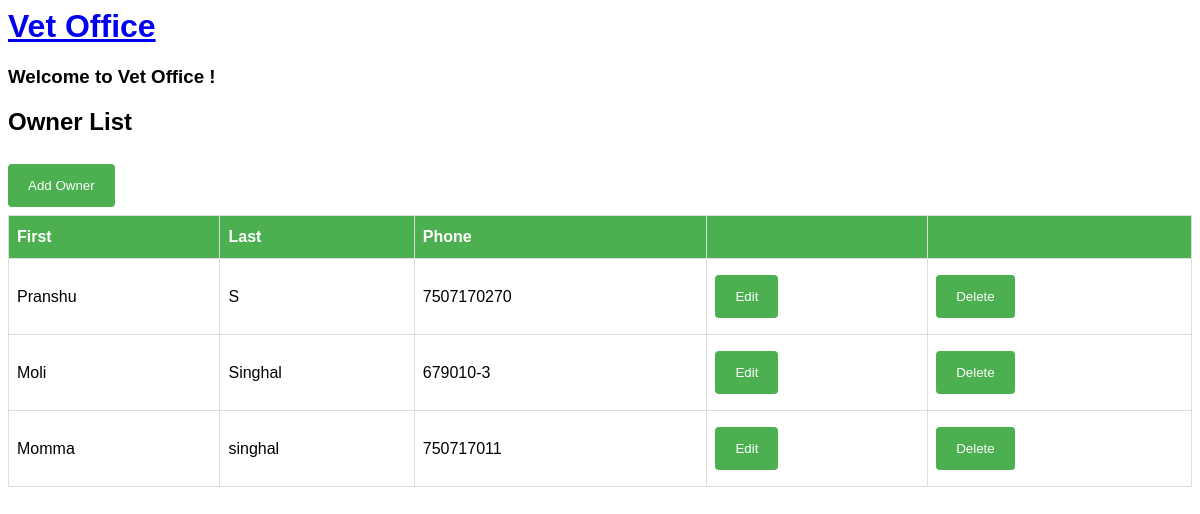
Page /owner/list (signed in) on the committed database.
### vetoffice/models.py (models this page shows, shortened)
class Owner(models.Model):
    first_name = models.CharField(max_length=30)
    last_name = models.CharField(max_length=30)
    phone = models.CharField(max_length=30)

### vetoffice/views.py (the view)
# urls.py: path("owner/list", views.OwnerList.as_view(), name="ownerlist"),
class OwnerList(LoginRequiredMixin, ListView):
  model = Owner

### vetoffice/templates/vetoffice/owner_list.html
{% extends './base.html' %}
{% block content %}
<h2>Owner List</h2>
<a href="{% url 'ownercreate' %}"><button class="btn">Add Owner</button></a>
<table id="owners">
  <tr>
    <th>First</th>
    <th>Last</th>
    <th>Phone</th>
      <th> </th>
      <th> </th>
  </tr>
  {% for owner in owner_list %}
  <tr>
  <tr>
      <td>{{ owner.first_name }}</td>
      <td>{{ owner.last_name }}</td>
      <td>{{ owner.phone }}</td>
      <td><a href="{% url 'ownerupdate' owner.id %}"><button>Edit</button></a></td>
      <td><a href="{% url 'ownerdelete' owner.id %}"><button>Delete</button></a></td>
  </tr>
  {% endfor %}
</table>
{% endblock %}

### vetoffice/templates/vetoffice/base.html (style rules this page uses)
body { font-family: Arial, Helvetica, sans-serif; }
table { border-collapse: collapse; width: 100%; }
td, th { border: 1px solid #ddd; padding: 8px; }
tr:nth-child(even) { background-color: #f2f2f2; }
th { padding-top: 12px; padding-bottom: 12px; text-align: left; background-color: #4CAF50; color: white; }
button, input[type=submit] { background-color: #4CAF50; color: white; padding: 14px 20px; margin: 8px 0; border: none; border-radius: 4px; cursor: pointer; }

### rows in the picture
Owner: first_name "Pranshu", last_name "S", phone "7507170270"
Owner: first_name "Moli", last_name "Singhal", phone "679010-3"
Owner: first_name "Momma", last_name "singhal", phone "750717011"
